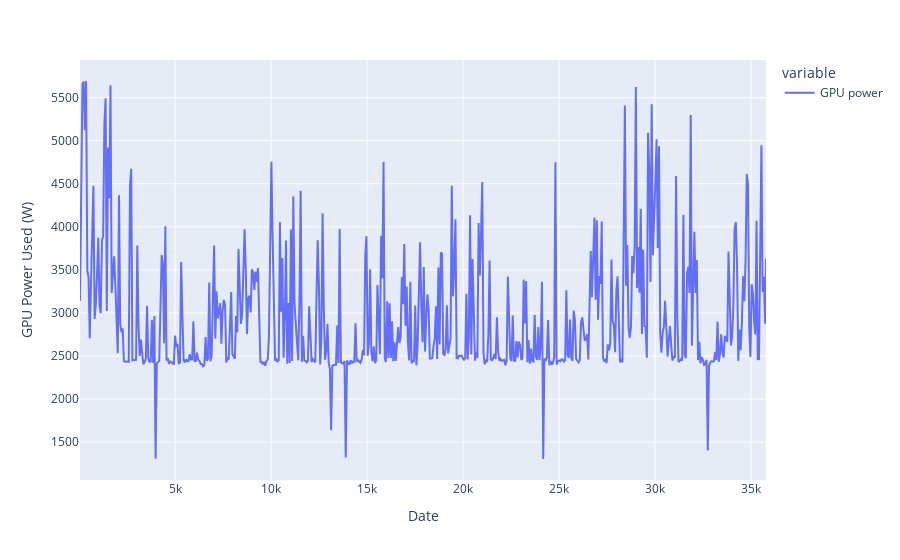

Source (notebook cell):
### Code cell
max_grouping = carbondf.groupby(pd.Grouper(key = 'time', freq='10min')).max()
fig2= max_grouping.plot(x="date", y=["GPU power"], kind="line")
fig2.update_layout(
    xaxis_title= "Date",
    yaxis_title="GPU Power Used (W)",
)

### Figure 1 — Plotly figure (JSON) as saved in the notebook; plotly's stock layout.template omitted (floating-point values rounded to 4 significant figures; data arrays with more than 128 entries replaced by an {"elided": "..."} marker saying what was removed)
{"data": [{"hovertemplate": "variable=GPU power<br>date=%{x}<br>value=%{y}<extra></extra>", "legendgroup": "GPU power", "line": {"color": "#636efa", "dash": "solid"}, "marker": {"symbol": "circle"}, "mode": "lines", "name": "GPU power", "orientation": "v", "showlegend": true, "type": "scatter", "x": {"elided": "564 int values"}, "xaxis": "x", "y": {"elided": "564 float values"}, "yaxis": "y"}], "layout": {"legend": {"title": {"text": "variable"}, "tracegroupgap": 0}, "margin": {"t": 60}, "xaxis": {"anchor": "y", "domain": [0, 1], "title": {"text": "Date"}}, "yaxis": {"anchor": "x", "domain": [0, 1], "title": {"text": "GPU Power Used (W)"}}}}
